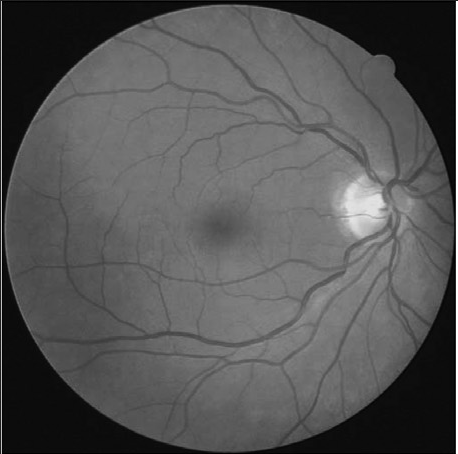
#> input picture 08_object_segmentation/images/02.PNG, 458 x 454 px
$ jupyter execute 02_adaptive_binarization.ipynb
#> lines starting #> are read from the running program, lines starting #| are printed output that depends on the picture; after the words box and inside, x2 and y2 are one past the last pixel; in counts of white or black regions, pixels touching at a corner belong together
### Binarização adaptativa
Esse método é usado quando a imagem não possui iluminação adequada para o procedimento de binarização. A binarização adaptativa calcula diferentes valores de limiar para cada região da imagem, logo, cada região é tratada a fim de obter o melhor resultado cosiderando o seu contraste.

Importando as bibliotecas e lendo a imagem.

[cell 1]
import cv2
import numpy as np
from matplotlib import pyplot as plt

img = cv2.imread('images/02.PNG', 0)
#> img is the input picture: shape (454, 458); min 0, max 255, mean 84.8

Aplicando um filtro mediana na imagem para suaviza-la melhor

[cell 2]
imgGauss = cv2.medianBlur(img, 7)

FUNÇÃO adaptiveThreshold(src, maxValue, adaptiveMethod, thresholdType, blockSize, C)

Entrada:
1. src = Matriz referente à imagem.
2. maxValue = Valor de intensidade máxima do pixel.
3. adaptiveMethod = ADAPTIVE_THRESH_MEAN_C ADAPTIVE_THRESH_GAUSSIAN_C
4. thresholdType = THRESH_BINARY – Objeto de interesse em cor preta. THRESH_BINARY_INV – Objeto de interesse em cor branca.
5. blockSize = Tamanho da máscara.
6. C = Constante de subtração da média ou da média ponderada.

Saída = Matriz referente a imagem binarizada adaptada.

[cell 3]
th2 = cv2.adaptiveThreshold(imgGauss, 255, cv2.ADAPTIVE_THRESH_MEAN_C, cv2.THRESH_BINARY, 11, 5)
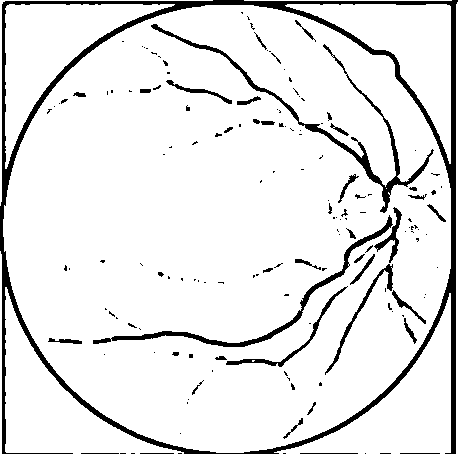
#> th2: shape (454, 458); 90.8% white; 155 black regions (112 under 20 px), largest, box (x1, y1, x2, y2) and area: (0, 0, 458, 454) 11074, (151, 24, 434, 213) 2214, (93, 215, 393, 347) 1666
th3 = cv2.adaptiveThreshold(imgGauss, 255, cv2.ADAPTIVE_THRESH_GAUSSIAN_C, cv2.THRESH_BINARY, 11, 2)
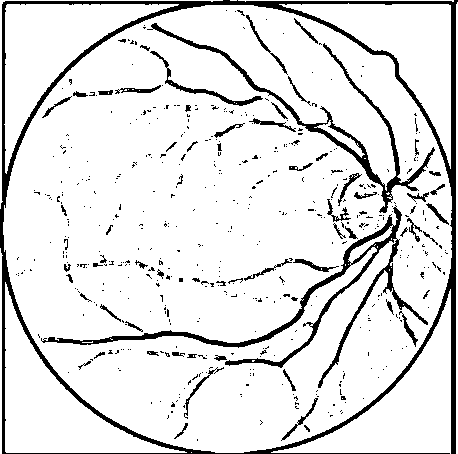
#> th3: shape (454, 458); 88.9% white; 504 black regions (437 under 20 px), largest, box (x1, y1, x2, y2) and area: (0, 0, 458, 454) 10401, (41, 205, 428, 388) 4096, (147, 23, 435, 213) 2689

$ run again, with 08_object_segmentation/images/01.jpg saved as 08_object_segmentation/images/02.PNG
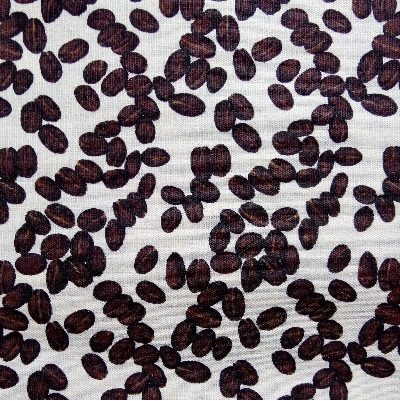
#> input picture 08_object_segmentation/images/01.jpg, 400 x 401 px
#> `th2 = cv2.adaptiveThreshold(imgGauss, 255, cv2.ADAPTIVE_THRESH_MEAN_C,..`:
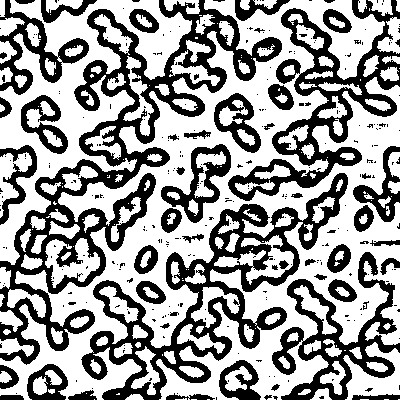
#> th2: shape (401, 400); 61.3% white; 314 black regions (259 under 20 px), largest, box (x1, y1, x2, y2) and area: (0, 0, 282, 365) 18112, (81, 173, 348, 400) 12517, (228, 0, 400, 201) 8333
#> `th3 = cv2.adaptiveThreshold(imgGauss, 255, cv2.ADAPTIVE_THRESH_GAUSSIA..`:
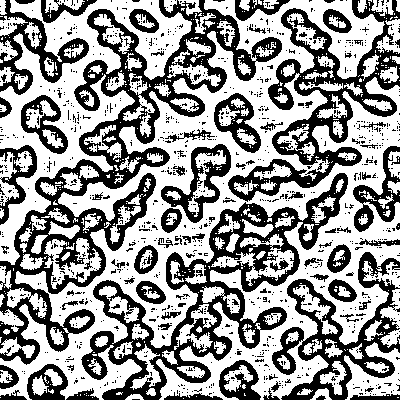
#> th3: shape (401, 400); 59.6% white; 1133 black regions (1044 under 20 px), largest, box (x1, y1, x2, y2) and area: (0, 0, 282, 365) 17826, (81, 173, 348, 400) 12272, (228, 0, 400, 202) 8598

$ run again, with 08_object_segmentation/images/03.jpg saved as 08_object_segmentation/images/02.PNG
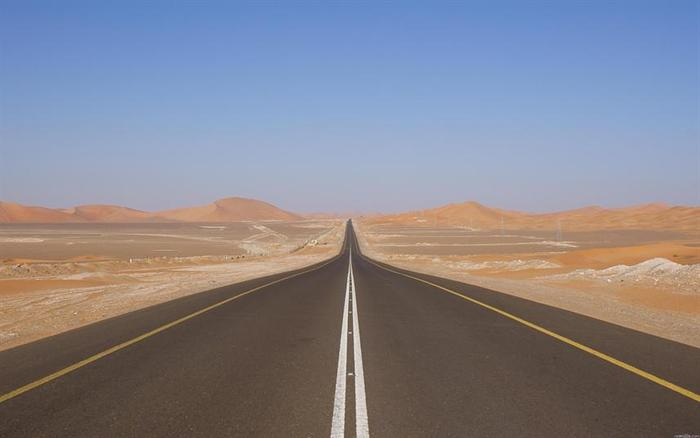
#> input picture 08_object_segmentation/images/03.jpg, 700 x 438 px
#> `th2 = cv2.adaptiveThreshold(imgGauss, 255, cv2.ADAPTIVE_THRESH_MEAN_C,..`:
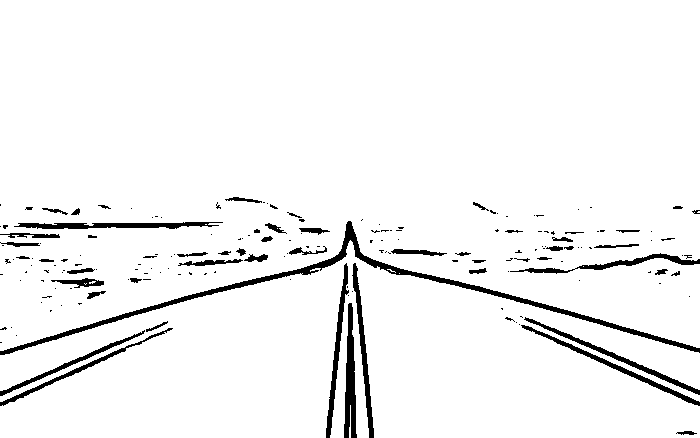
#> th2: shape (438, 700); 95.2% white; 178 black regions (122 under 20 px), largest, box (x1, y1, x2, y2) and area: (0, 221, 700, 355) 3770, (344, 303, 357, 438) 1082, (14, 222, 223, 229) 941
#> `th3 = cv2.adaptiveThreshold(imgGauss, 255, cv2.ADAPTIVE_THRESH_GAUSSIA..`:
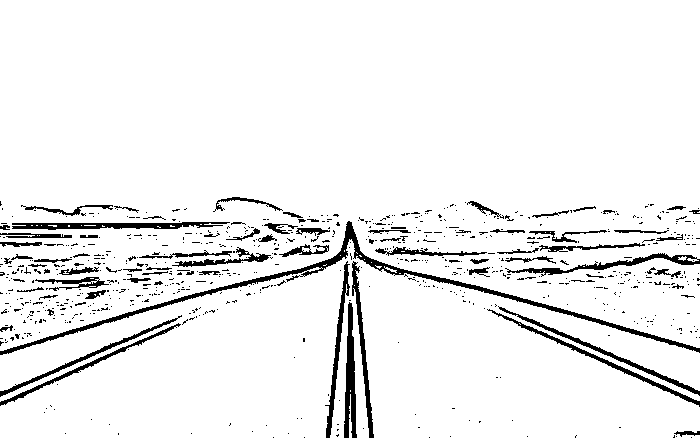
#> th3: shape (438, 700); 93.6% white; 726 black regions (646 under 20 px), largest, box (x1, y1, x2, y2) and area: (0, 221, 700, 355) 3465, (12, 222, 230, 230) 1082, (344, 302, 357, 438) 1042
